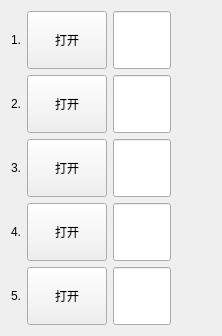
         <widget class="QWidget" name="tab_2">
          <attribute name="title">
           <string>输出控制</string>
          </attribute>
          <layout class="QHBoxLayout" name="horizontalLayout_29">
           <item>
            <layout class="QHBoxLayout" name="horizontalLayout_28">
             <item>
              <layout class="QVBoxLayout" name="verticalLayout_4">
               <item>
                <layout class="QHBoxLayout" name="horizontalLayout_10">
                 <item>
                  <widget class="QLabel" name="label_18">
                   <property name="text">
                    <string>1.</string>
                   </property>
                  </widget>
                 </item>
                 <item>
                  <widget class="QPushButton" name="pushButton_outCtrl1">
                   <property name="sizePolicy">
                    <sizepolicy hsizetype="Expanding" vsizetype="Fixed">
                     <horstretch>0</horstretch>
                     <verstretch>0</verstretch>
                    </sizepolicy>
                   </property>
                   <property name="maximumSize">
                    <size>
                     <width>16777215</width>
                     <height>60</height>
                    </size>
                   </property>
                   <property name="text">
                    <string>打开</string>
                   </property>
                   <property name="checkable">
                    <bool>true</bool>
                   </property>
                  </widget>
                 </item>
                 <item>
                  <widget class="QLineEdit" name="lineEdit_outCtrl1">
                   <property name="sizePolicy">
                    <sizepolicy hsizetype="Fixed" vsizetype="Fixed">
                     <horstretch>0</horstretch>
                     <verstretch>0</verstretch>
                    </sizepolicy>
                   </property>
                   <property name="minimumSize">
                    <size>
                     <width>58</width>
                     <height>58</height>
                    </size>
                   </property>
                   <property name="maximumSize">
                    <size>
                     <width>58</width>
                     <height>58</height>
                    </size>
                   </property>
                  </widget>
                 </item>
                </layout>
               </item>
               <item>
                <layout class="QHBoxLayout" name="horizontalLayout_24">
                 <item>
                  <widget class="QLabel" name="label_19">
                   <property name="text">
                    <string>2.</string>
                   </property>
                  </widget>
                 </item>
                 <item>
                  <widget class="QPushButton" name="pushButton_outCtrl2">
                   <property name="sizePolicy">
                    <sizepolicy hsizetype="Expanding" vsizetype="Fixed">
                     <horstretch>0</horstretch>
                     <verstretch>0</verstretch>
                    </sizepolicy>
                   </property>
                   <property name="maximumSize">
                    <size>
                     <width>16777215</width>
                     <height>60</height>
                    </size>
                   </property>
                   <property name="text">
                    <string>打开</string>
                   </property>
                   <property name="checkable">
                    <bool>true</bool>
                   </property>
                  </widget>
                 </item>
                 <item>
                  <widget class="QLineEdit" name="lineEdit_outCtrl2">
                   <property name="sizePolicy">
                    <sizepolicy hsizetype="Fixed" vsizetype="Fixed">
                     <horstretch>0</horstretch>
                     <verstretch>0</verstretch>
                    </sizepolicy>
                   </property>
                   <property name="minimumSize">
                    <size>
                     <width>58</width>
                     <height>58</height>
                    </size>
                   </property>
                   <property name="maximumSize">
                    <size>
                     <width>58</width>
                     <height>58</height>
                    </size>
                   </property>
                  </widget>
                 </item>
                </layout>
               </item>
               <item>
                <layout class="QHBoxLayout" name="horizontalLayout_25">
                 <item>
                  <widget class="QLabel" name="label_20">
                   <property name="text">
                    <string>3.</string>
                   </property>
                  </widget>
                 </item>
                 <item>
                  <widget class="QPushButton" name="pushButton_outCtrl3">
                   <property name="sizePolicy">
                    <sizepolicy hsizetype="Expanding" vsizetype="Fixed">
                     <horstretch>0</horstretch>
                     <verstretch>0</verstretch>
                    </sizepolicy>
                   </property>
                   <property name="maximumSize">
                    <size>
                     <width>16777215</width>
                     <height>60</height>
                    </size>
                   </property>
                   <property name="text">
                    <string>打开</string>
                   </property>
                   <property name="checkable">
                    <bool>true</bool>
                   </property>
                  </widget>
                 </item>
                 <item>
                  <widget class="QLineEdit" name="lineEdit_outCtrl3">
                   <property name="sizePolicy">
                    <sizepolicy hsizetype="Fixed" vsizetype="Fixed">
                     <horstretch>0</horstretch>
                     <verstretch>0</verstretch>
                    </sizepolicy>
                   </property>
                   <property name="minimumSize">
                    <size>
                     <width>58</width>
                     <height>58</height>
                    </size>
                   </property>
                   <property name="maximumSize">
                    <size>
                     <width>58</width>
                     <height>58</height>
                    </size>
                   </property>
                  </widget>
                 </item>
                </layout>
               </item>
               <item>
                <layout class="QHBoxLayout" name="horizontalLayout_26">
                 <item>
                  <widget class="QLabel" name="label_21">
                   <property name="text">
                    <string>4.</string>
                   </property>
                  </widget>
                 </item>
                 <item>
                  <widget class="QPushButton" name="pushButton_outCtrl4">
                   <property name="sizePolicy">
                    <sizepolicy hsizetype="Expanding" vsizetype="Fixed">
                     <horstretch>0</horstretch>
                     <verstretch>0</verstretch>
                    </sizepolicy>
                   </property>
                   <property name="maximumSize">
                    <size>
                     <width>16777215</width>
                     <height>60</height>
                    </size>
                   </property>
                   <property name="text">
                    <string>打开</string>
                   </property>
                   <property name="checkable">
                    <bool>true</bool>
                   </property>
                  </widget>
                 </item>
                 <item>
                  <widget class="QLineEdit" name="lineEdit_outCtrl4">
                   <property name="sizePolicy">
                    <sizepolicy hsizetype="Fixed" vsizetype="Fixed">
                     <horstretch>0</horstretch>
                     <verstretch>0</verstretch>
                    </sizepolicy>
                   </property>
                   <property name="minimumSize">
                    <size>
                     <width>58</width>
                     <height>58</height>
                    </size>
                   </property>
                   <property name="maximumSize">
                    <size>
                     <width>58</width>
                     <height>58</height>
                    </size>
                   </property>
                  </widget>
                 </item>
                </layout>
               </item>
               <item>
                <layout class="QHBoxLayout" name="horizontalLayout_27">
                 <item>
                  <widget class="QLabel" name="label_22">
                   <property name="text">
                    <string>5.</string>
                   </property>
                  </widget>
                 </item>
                 <item>
                  <widget class="QPushButton" name="pushButton_outCtrl5">
                   <property name="sizePolicy">
                    <sizepolicy hsizetype="Expanding" vsizetype="Fixed">
                     <horstretch>0</horstretch>
                     <verstretch>0</verstretch>
                    </sizepolicy>
                   </property>
                   <property name="maximumSize">
                    <size>
                     <width>16777215</width>
                     <height>60</height>
                    </size>
                   </property>
                   <property name="text">
                    <string>打开</string>
                   </property>
                   <property name="checkable">
                    <bool>true</bool>
                   </property>
                  </widget>
                 </item>
                 <item>
                  <widget class="QLineEdit" name="lineEdit_outCtrl5">
                   <property name="sizePolicy">
                    <sizepolicy hsizetype="Fixed" vsizetype="Fixed">
                     <horstretch>0</horstretch>
                     <verstretch>0</verstretch>
                    </sizepolicy>
                   </property>
                   <property name="minimumSize">
                    <size>
                     <width>58</width>
                     <height>58</height>
                    </size>
                   </property>
                   <property name="maximumSize">
                    <size>
                     <width>58</width>
                     <height>58</height>
                    </size>
                   </property>
                  </widget>
                 </item>
                </layout>
               </item>
              </layout>
             </item>
             <item>
              <spacer name="horizontalSpacer">
               <property name="orientation">
                <enum>Qt::Horizontal</enum>
               </property>
               <property name="sizeHint" stdset="0">
                <size>
                 <width>40</width>
                 <height>20</height>
                </size>
               </property>
              </spacer>
             </item>
            </layout>
           </item>
          </layout>
         </widget>
